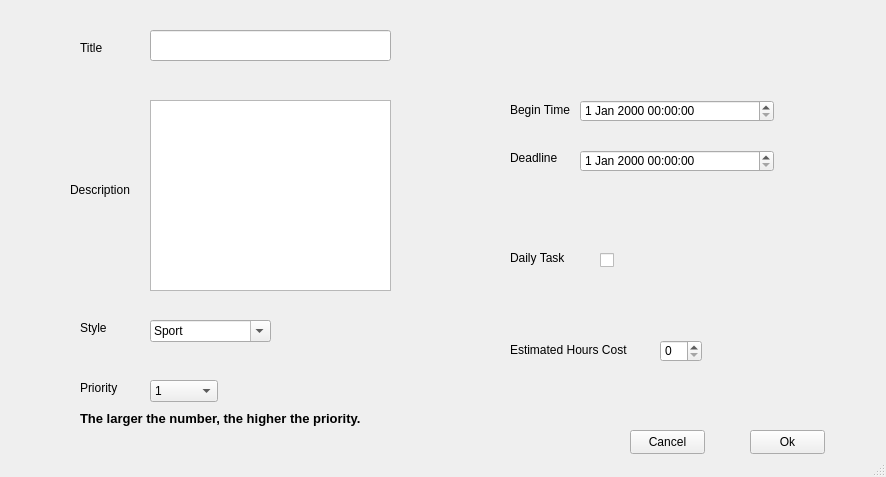
<?xml version="1.0" encoding="UTF-8"?>
<ui version="4.0">
 <class>MainWindow</class>
 <widget class="QMainWindow" name="MainWindow">
  <property name="geometry">
   <rect>
    <x>0</x>
    <y>0</y>
    <width>886</width>
    <height>477</height>
   </rect>
  </property>
  <property name="windowTitle">
   <string>MainWindow</string>
  </property>
  <widget class="QWidget" name="centralwidget">
   <widget class="QPushButton" name="pushButton">
    <property name="geometry">
     <rect>
      <x>750</x>
      <y>430</y>
      <width>75</width>
      <height>24</height>
     </rect>
    </property>
    <property name="text">
     <string>Ok</string>
    </property>
   </widget>
   <widget class="QPushButton" name="pushButton_2">
    <property name="geometry">
     <rect>
      <x>630</x>
      <y>430</y>
      <width>75</width>
      <height>24</height>
     </rect>
    </property>
    <property name="text">
     <string>Cancel</string>
    </property>
   </widget>
   <widget class="QLineEdit" name="lineEdit">
    <property name="geometry">
     <rect>
      <x>150</x>
      <y>30</y>
      <width>241</width>
      <height>31</height>
     </rect>
    </property>
   </widget>
   <widget class="QTextEdit" name="textEdit">
    <property name="geometry">
     <rect>
      <x>150</x>
      <y>100</y>
      <width>241</width>
      <height>191</height>
     </rect>
    </property>
   </widget>
   <widget class="QDateTimeEdit" name="dateTimeEdit">
    <property name="geometry">
     <rect>
      <x>580</x>
      <y>100</y>
      <width>194</width>
      <height>22</height>
     </rect>
    </property>
   </widget>
   <widget class="QDateTimeEdit" name="dateTimeEdit_2">
    <property name="geometry">
     <rect>
      <x>580</x>
      <y>150</y>
      <width>194</width>
      <height>22</height>
     </rect>
    </property>
   </widget>
   <widget class="QComboBox" name="comboBox_2">
    <property name="geometry">
     <rect>
      <x>150</x>
      <y>380</y>
      <width>68</width>
      <height>22</height>
     </rect>
    </property>
    <item>
     <property name="text">
      <string>1</string>
     </property>
    </item>
    <item>
     <property name="text">
      <string>2</string>
     </property>
    </item>
    <item>
     <property name="text">
      <string>3</string>
     </property>
    </item>
    <item>
     <property name="text">
      <string>4</string>
     </property>
    </item>
   </widget>
   <widget class="QLabel" name="label">
    <property name="geometry">
     <rect>
      <x>510</x>
      <y>100</y>
      <width>71</width>
      <height>20</height>
     </rect>
    </property>
    <property name="text">
     <string>Begin Time</string>
    </property>
   </widget>
   <widget class="QLabel" name="label_2">
    <property name="geometry">
     <rect>
      <x>80</x>
      <y>40</y>
      <width>54</width>
      <height>16</height>
     </rect>
    </property>
    <property name="text">
     <string>Title</string>
    </property>
   </widget>
   <widget class="QLabel" name="label_3">
    <property name="geometry">
     <rect>
      <x>70</x>
      <y>180</y>
      <width>71</width>
      <height>20</height>
     </rect>
    </property>
    <property name="text">
     <string>Description</string>
    </property>
   </widget>
   <widget class="QLabel" name="label_4">
    <property name="geometry">
     <rect>
      <x>510</x>
      <y>150</y>
      <width>54</width>
      <height>16</height>
     </rect>
    </property>
    <property name="text">
     <string>Deadline</string>
    </property>
   </widget>
   <widget class="QLabel" name="label_6">
    <property name="geometry">
     <rect>
      <x>80</x>
      <y>380</y>
      <width>54</width>
      <height>16</height>
     </rect>
    </property>
    <property name="text">
     <string>Priority</string>
    </property>
   </widget>
   <widget class="QComboBox" name="comboBox_3">
    <property name="geometry">
     <rect>
      <x>150</x>
      <y>320</y>
      <width>121</width>
      <height>22</height>
     </rect>
    </property>
    <property name="editable">
     <bool>true</bool>
    </property>
    <item>
     <property name="text">
      <string>Sport</string>
     </property>
    </item>
    <item>
     <property name="text">
      <string>Work/Study</string>
     </property>
    </item>
    <item>
     <property name="text">
      <string>Chores</string>
     </property>
    </item>
    <item>
     <property name="text">
      <string>Others</string>
     </property>
    </item>
   </widget>
   <widget class="QLabel" name="label_7">
    <property name="geometry">
     <rect>
      <x>80</x>
      <y>320</y>
      <width>54</width>
      <height>16</height>
     </rect>
    </property>
    <property name="text">
     <string>Style</string>
    </property>
   </widget>
   <widget class="QLabel" name="label_8">
    <property name="geometry">
     <rect>
      <x>80</x>
      <y>410</y>
      <width>311</width>
      <height>16</height>
     </rect>
    </property>
    <property name="font">
     <font>
      <pointsize>10</pointsize>
      <bold>true</bold>
     </font>
    </property>
    <property name="text">
     <string>The larger the number, the higher the priority.</string>
    </property>
    <property name="textFormat">
     <enum>Qt::AutoText</enum>
    </property>
   </widget>
   <widget class="QLabel" name="label_9">
    <property name="geometry">
     <rect>
      <x>510</x>
      <y>250</y>
      <width>61</width>
      <height>16</height>
     </rect>
    </property>
    <property name="text">
     <string>Daily Task</string>
    </property>
   </widget>
   <widget class="QLabel" name="label_10">
    <property name="geometry">
     <rect>
      <x>510</x>
      <y>340</y>
      <width>141</width>
      <height>20</height>
     </rect>
    </property>
    <property name="text">
     <string>Estimated Hours Cost</string>
    </property>
   </widget>
   <widget class="QCheckBox" name="checkBox">
    <property name="geometry">
     <rect>
      <x>600</x>
      <y>250</y>
      <width>79</width>
      <height>20</height>
     </rect>
    </property>
    <property name="text">
     <string/>
    </property>
   </widget>
   <widget class="QSpinBox" name="spinBox">
    <property name="geometry">
     <rect>
      <x>660</x>
      <y>340</y>
      <width>42</width>
      <height>22</height>
     </rect>
    </property>
   </widget>
  </widget>
  <widget class="QStatusBar" name="statusbar"/>
 </widget>
 <resources/>
 <connections/>
</ui>
